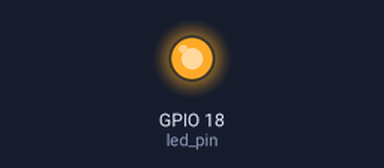
Bench run of a program on a simulated Raspberry Pi (BCM pin numbers). On the bench: output pins drawn as LEDs (lit = HIGH). What the program prints to the terminal is not drawn. At 25.0 s the program stops and its outputs stay as they are.

Above: at 0.1 s.
At 5.1 s:
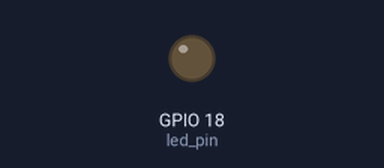
Timing chart, 0 to 6.6 s (numbered marks = the images above):
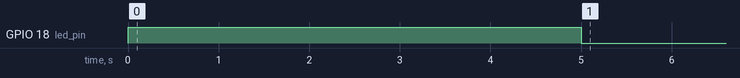

The program:

main.py
```python
import RPi.GPIO as GPIO
import time

# Ustawienie trybu numerowania pinów
GPIO.setmode(GPIO.BCM)

# Wybór pinu, do którego podłączona jest dioda LED
led_pin = 18

# Ustawienie pinu jako wyjście
GPIO.setup(led_pin, GPIO.OUT)

# Zaświecenie LED
GPIO.output(led_pin, GPIO.HIGH)

print("LED is ON")

# Czekanie 5 sekund
time.sleep(5)

# Zgaszenie LED
GPIO.output(led_pin, GPIO.LOW)

# Czekanie 5 sekund
time.sleep(5)

# Zaświecenie LED
GPIO.output(led_pin, GPIO.HIGH)

# Zgaszenie LED
GPIO.output(led_pin, GPIO.LOW)

# Czekanie 5 sekund
time.sleep(5)

# Zaświecenie LED
GPIO.output(led_pin, GPIO.HIGH)

# Zgaszenie LED
GPIO.output(led_pin, GPIO.LOW)

# Czekanie 5 sekund
time.sleep(5)

# Zaświecenie LED
GPIO.output(led_pin, GPIO.HIGH)

# Zgaszenie LED
GPIO.output(led_pin, GPIO.LOW)

# Czekanie 5 sekund
time.sleep(5)

# Zaświecenie LED
GPIO.output(led_pin, GPIO.HIGH)

# Zgaszenie LED
GPIO.output(led_pin, GPIO.LOW)


print("LED is OFF")

# Czyszczenie ustawień GPIO
GPIO.cleanup()
```

Measured:
- by itself, GPIO 18 (led_pin): LOW → HIGH at 0.00 s, → LOW 5.0 s later
